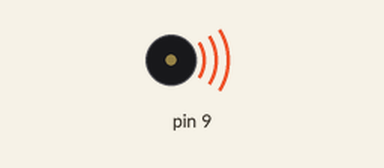
This sketch was run on a simulated Arduino Uno, built with avr-gcc and run on an emulated ATmega328P. On the bench: buzzer (waves = sounding).

Above: at 0.1 s.
Timing chart, 0 to 1.6 s (numbered marks = the images above):
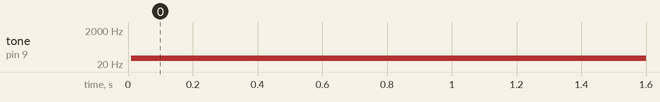

Measured:
- by itself, tone on pin 9: silent → 45 Hz at 0.01 s

The sketch:

mCube.ino
```cpp
// this only works on atmels with the 16bit timer such as the ATmega328

int signal = 400;
int times[] = {signal, 1100, signal, 1100, signal, 700, signal, 1100, signal, 700, signal, 700, signal, 700, signal, 700, signal, 11168};
int timeslen = 18;
int timecounter = 0;

void setTimes(int roll, int pitch, int yaw, int thrust)
{
  // pitch  (1): 0 -> forwards, 255 -> backwards
  // roll   (2): 0 -> right,    255 -> left
  // thrust (3): 0 -> down,     255 -> up
  // yaw    (4): 0 -> right,    255 -> left
  int low = 700;
  int high = 1500;
  int length = 22000;
  times[1] = map(pitch, 0, 255, low, high);
  times[3] = map(roll, 0, 255, low, high);
  times[5] = map(thrust, 0, 255, low, high);
  times[7] = map(yaw, 0, 255, low, high);
  int sum = 0;
  for(int i=0; i < timeslen-1; i++)
    sum += times[i];
  times[timeslen-1] = length-sum;
}

void setup()
{
  // set pin 9 (OC1A) to output
  pinMode(9, OUTPUT);
  // 16bit timer1
  noInterrupts();
  // clear timer registers
  TCCR1A = 0;
  TCCR1B = 0;
  TCNT1 = 0;
  TIMSK1 = 0;
  // toggle OC1A on compare match
  TCCR1A |= (1 << COM1A0);
  // set mode to CTC with compare to OCR1A
  TCCR1B |= (1 << WGM12);
  // set /8 prescale
  TCCR1B |= (1 << CS11);
  // enable ouptu compare A interrupts
  TIMSK1 |= (1 << OCIE1A);
  // set compare match register
  OCR1A = 2000;
  interrupts();

  Serial.begin(115200);
}

ISR(TIMER1_COMPA_vect)        // interrupt service routine
{
  OCR1A = times[timecounter]*2;
  timecounter++;
  if(timecounter >= timeslen)
    timecounter = 0;
}

void loop()
{
  if(Serial.available())
  {
    int roll = Serial.parseInt();
    int pitch = Serial.parseInt();
    int yaw = Serial.parseInt();
    int thrust = Serial.parseInt();
    if (Serial.read() == '\n')
    {
      setTimes(roll, pitch, yaw, thrust);
    }
  }
}
```
